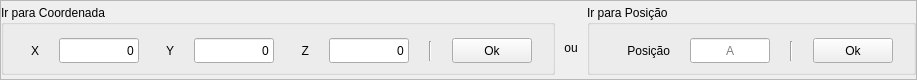
                  <widget class="QFrame" name="frameGoTo">
                   <property name="maximumSize">
                    <size>
                     <width>16777215</width>
                     <height>80</height>
                    </size>
                   </property>
                   <property name="frameShape">
                    <enum>QFrame::StyledPanel</enum>
                   </property>
                   <property name="frameShadow">
                    <enum>QFrame::Raised</enum>
                   </property>
                   <layout class="QHBoxLayout" name="horizontalLayout_16">
                    <property name="spacing">
                     <number>6</number>
                    </property>
                    <property name="leftMargin">
                     <number>0</number>
                    </property>
                    <property name="topMargin">
                     <number>0</number>
                    </property>
                    <property name="rightMargin">
                     <number>0</number>
                    </property>
                    <property name="bottomMargin">
                     <number>0</number>
                    </property>
                    <item>
                     <widget class="QGroupBox" name="groupGoToCoordinate">
                      <property name="minimumSize">
                       <size>
                        <width>0</width>
                        <height>70</height>
                       </size>
                      </property>
                      <property name="maximumSize">
                       <size>
                        <width>16777215</width>
                        <height>70</height>
                       </size>
                      </property>
                      <property name="title">
                       <string>Ir para Coordenada</string>
                      </property>
                      <layout class="QHBoxLayout" name="horizontalLayout_22">
                       <property name="spacing">
                        <number>20</number>
                       </property>
                       <property name="leftMargin">
                        <number>20</number>
                       </property>
                       <property name="topMargin">
                        <number>5</number>
                       </property>
                       <property name="rightMargin">
                        <number>20</number>
                       </property>
                       <property name="bottomMargin">
                        <number>0</number>
                       </property>
                       <item>
                        <widget class="QLabel" name="labelGotoCoordinateX">
                         <property name="minimumSize">
                          <size>
                           <width>15</width>
                           <height>15</height>
                          </size>
                         </property>
                         <property name="maximumSize">
                          <size>
                           <width>15</width>
                           <height>15</height>
                          </size>
                         </property>
                         <property name="text">
                          <string>X</string>
                         </property>
                         <property name="alignment">
                          <set>Qt::AlignRight|Qt::AlignTrailing|Qt::AlignVCenter</set>
                         </property>
                        </widget>
                       </item>
                       <item>
                        <widget class="QLineEdit" name="lineEditGotoCoordinateX">
                         <property name="minimumSize">
                          <size>
                           <width>80</width>
                           <height>25</height>
                          </size>
                         </property>
                         <property name="maximumSize">
                          <size>
                           <width>80</width>
                           <height>25</height>
                          </size>
                         </property>
                         <property name="text">
                          <string>0</string>
                         </property>
                         <property name="alignment">
                          <set>Qt::AlignRight|Qt::AlignTrailing|Qt::AlignVCenter</set>
                         </property>
                         <property name="placeholderText">
                          <string>0.0</string>
                         </property>
                        </widget>
                       </item>
                       <item>
                        <widget class="QLabel" name="labelGotoCoordinateY">
                         <property name="minimumSize">
                          <size>
                           <width>15</width>
                           <height>15</height>
                          </size>
                         </property>
                         <property name="maximumSize">
                          <size>
                           <width>15</width>
                           <height>15</height>
                          </size>
                         </property>
                         <property name="text">
                          <string>Y</string>
                         </property>
                         <property name="alignment">
                          <set>Qt::AlignRight|Qt::AlignTrailing|Qt::AlignVCenter</set>
                         </property>
                        </widget>
                       </item>
                       <item>
                        <widget class="QLineEdit" name="lineEditGotoCoordinateY">
                         <property name="minimumSize">
                          <size>
                           <width>80</width>
                           <height>25</height>
                          </size>
                         </property>
                         <property name="maximumSize">
                          <size>
                           <width>80</width>
                           <height>25</height>
                          </size>
                         </property>
                         <property name="text">
                          <string>0</string>
                         </property>
                         <property name="alignment">
                          <set>Qt::AlignRight|Qt::AlignTrailing|Qt::AlignVCenter</set>
                         </property>
                         <property name="placeholderText">
                          <string>0.0</string>
                         </property>
                        </widget>
                       </item>
                       <item>
                        <widget class="QLabel" name="labelGotoCoordinateZ">
                         <property name="minimumSize">
                          <size>
                           <width>15</width>
                           <height>15</height>
                          </size>
                         </property>
                         <property name="maximumSize">
                          <size>
                           <width>15</width>
                           <height>15</height>
                          </size>
                         </property>
                         <property name="text">
                          <string>Z</string>
                         </property>
                         <property name="alignment">
                          <set>Qt::AlignRight|Qt::AlignTrailing|Qt::AlignVCenter</set>
                         </property>
                        </widget>
                       </item>
                       <item>
                        <widget class="QLineEdit" name="lineEditGotoCoordinateZ">
                         <property name="minimumSize">
                          <size>
                           <width>80</width>
                           <height>25</height>
                          </size>
                         </property>
                         <property name="maximumSize">
                          <size>
                           <width>80</width>
                           <height>25</height>
                          </size>
                         </property>
                         <property name="text">
                          <string>0</string>
                         </property>
                         <property name="alignment">
                          <set>Qt::AlignRight|Qt::AlignTrailing|Qt::AlignVCenter</set>
                         </property>
                         <property name="placeholderText">
                          <string>0.0</string>
                         </property>
                        </widget>
                       </item>
                       <item>
                        <widget class="Line" name="line">
                         <property name="maximumSize">
                          <size>
                           <width>16777215</width>
                           <height>20</height>
                          </size>
                         </property>
                         <property name="orientation">
                          <enum>Qt::Vertical</enum>
                         </property>
                        </widget>
                       </item>
                       <item>
                        <widget class="QPushButton" name="buttonIncrementCoordinate">
                         <property name="minimumSize">
                          <size>
                           <width>80</width>
                           <height>25</height>
                          </size>
                         </property>
                         <property name="maximumSize">
                          <size>
                           <width>80</width>
                           <height>25</height>
                          </size>
                         </property>
                         <property name="text">
                          <string>Ok</string>
                         </property>
                        </widget>
                       </item>
                      </layout>
                     </widget>
                    </item>
                    <item alignment="Qt::AlignVCenter">
                     <widget class="QLabel" name="labelCoordinateOrPosition">
                      <property name="minimumSize">
                       <size>
                        <width>20</width>
                        <height>30</height>
                       </size>
                      </property>
                      <property name="maximumSize">
                       <size>
                        <width>20</width>
                        <height>30</height>
                       </size>
                      </property>
                      <property name="text">
                       <string>ou</string>
                      </property>
                      <property name="alignment">
                       <set>Qt::AlignBottom|Qt::AlignHCenter</set>
                      </property>
                     </widget>
                    </item>
                    <item>
                     <widget class="QGroupBox" name="groupGoToPosition">
                      <property name="sizePolicy">
                       <sizepolicy hsizetype="Minimum" vsizetype="Preferred">
                        <horstretch>0</horstretch>
                        <verstretch>0</verstretch>
                       </sizepolicy>
                      </property>
                      <property name="minimumSize">
                       <size>
                        <width>0</width>
                        <height>70</height>
                       </size>
                      </property>
                      <property name="maximumSize">
                       <size>
                        <width>16777215</width>
                        <height>70</height>
                       </size>
                      </property>
                      <property name="title">
                       <string>Ir para Posição</string>
                      </property>
                      <layout class="QHBoxLayout" name="horizontalLayout_5">
                       <property name="spacing">
                        <number>20</number>
                       </property>
                       <property name="leftMargin">
                        <number>20</number>
                       </property>
                       <property name="topMargin">
                        <number>5</number>
                       </property>
                       <property name="rightMargin">
                        <number>20</number>
                       </property>
                       <property name="bottomMargin">
                        <number>0</number>
                       </property>
                       <item>
                        <widget class="QLabel" name="labelGoToPosition">
                         <property name="minimumSize">
                          <size>
                           <width>60</width>
                           <height>25</height>
                          </size>
                         </property>
                         <property name="maximumSize">
                          <size>
                           <width>60</width>
                           <height>25</height>
                          </size>
                         </property>
                         <property name="text">
                          <string>Posição</string>
                         </property>
                         <property name="alignment">
                          <set>Qt::AlignRight|Qt::AlignTrailing|Qt::AlignVCenter</set>
                         </property>
                        </widget>
                       </item>
                       <item>
                        <widget class="QLineEdit" name="lineEditGoToPosition">
                         <property name="minimumSize">
                          <size>
                           <width>80</width>
                           <height>25</height>
                          </size>
                         </property>
                         <property name="maximumSize">
                          <size>
                           <width>80</width>
                           <height>25</height>
                          </size>
                         </property>
                         <property name="maxLength">
                          <number>1</number>
                         </property>
                         <property name="alignment">
                          <set>Qt::AlignCenter</set>
                         </property>
                         <property name="placeholderText">
                          <string>A</string>
                         </property>
                        </widget>
                       </item>
                       <item>
                        <widget class="Line" name="line_2">
                         <property name="maximumSize">
                          <size>
                           <width>16777215</width>
                           <height>20</height>
                          </size>
                         </property>
                         <property name="orientation">
                          <enum>Qt::Vertical</enum>
                         </property>
                        </widget>
                       </item>
                       <item>
                        <widget class="QPushButton" name="buttonGoToPosition">
                         <property name="minimumSize">
                          <size>
                           <width>80</width>
                           <height>25</height>
                          </size>
                         </property>
                         <property name="maximumSize">
                          <size>
                           <width>80</width>
                           <height>25</height>
                          </size>
                         </property>
                         <property name="text">
                          <string>Ok</string>
                         </property>
                        </widget>
                       </item>
                      </layout>
                     </widget>
                    </item>
                   </layout>
                  </widget>
